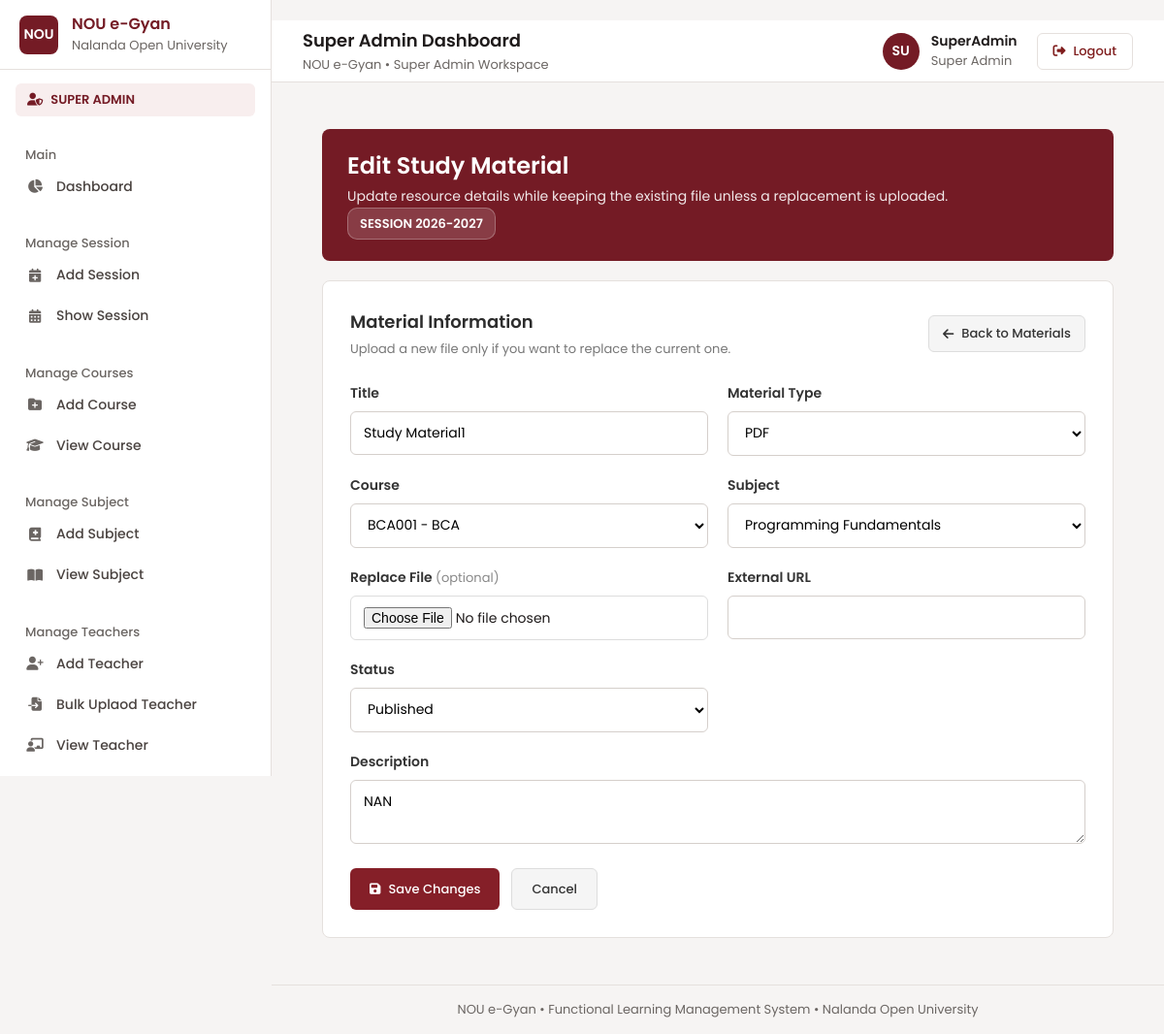
Screenshot of /editsm/1 (signed in) with the database file from the repository.
### myapp/models.py (models this page shows, shortened)
class tbl_StudyMaterial(models.Model):
    id=models.IntegerField(primary_key=True,auto_created=True)
    title = models.CharField(max_length=200)
    material_type = models.CharField(max_length=50)
    course = models.CharField(max_length=100)
    subject = models.CharField(max_length=100)
    material_file = models.FileField(
        upload_to='study_material/',
        null=True,
        blank=True
    )
    external_url = models.URLField(null=True,blank=True)
    status = models.CharField(max_length=20,default='Published')
    description = models.TextField( null=True,blank=True)
    create_by=models.ForeignKey(
        User,
        on_delete=models.SET_NULL,null=True
    )

### myapp/views.py (the view, shortened to what this page needs)
# urls.py: path("editsm/<int:id>",editsm,name="editsm"),
@cache_control(no_cache=True, must_revalidate=True, no_store=True)
@login_required
def editsm(request,id):
    material = get_object_or_404(tbl_StudyMaterial, id=id)
    courses = tbl_course.objects.all()
    subjects = tbl_subject.objects.all()
    return render(request,"superadmin/editsm.html",{"material": material,"courses": courses,"subjects": subjects})

### myapp/templates/superadmin/editsm.html (shortened to what this page needs)
{% extends 'superadmin/base.html' %}
{% block content %}
<div class="study-page">
    <section class="study-hero">
        <h1>Edit Study Material</h1>
        <p>
            Update resource details while keeping the existing file
            unless a replacement is uploaded.
        </p>
        <span class="session-tag">
            SESSION 2026-2027
        </span>
    </section>
    <div class="form-card">
        <div class="section-head">
            <div>
                <h2>Material Information</h2>
                <p>
                    Upload a new file only if you want to replace
                    the current one.
                </p>
            </div>
            <a
                href="{% url 'viewsm' %}"
                class="btn btn-light btn-sm"
            >
                <i class="fa-solid fa-arrow-left"></i>
                Back to Materials
            </a>
        </div>
        <form
            method="POST"
            enctype="multipart/form-data"
        >
            <div class="form-grid">
                <div class="field">
                    <label>
                        Title
                    </label>
                    <input
                        type="text"
                        name="title"
                        value="{{ material.title }}"
                        required
                    >
                </div>
                <div class="field">
                    <label>
                        Material Type
                    </label>
                    <select name="material_type">
                        <option
                            value="PDF"
                            {% if material.material_type == "PDF" %}
                                selected
                            {% endif %}
                        >
                            PDF
                        </option>
                    </select>
                </div>
                <div class="field">
                    <label>
                        Course
                    </label>
                    <select
                        name="course"
                        required
                    >
                        {% for course in courses %}
                        <option
                            value="{{ course.course_name }}"
                        >
                            {{ course.course_code }} -
                        </option>
                        {% endfor %}
                    </select>
                </div>
                <div class="field">
                    <label>
                        Subject
                    </label>
                    <select
                        name="subject"
                        required
                    >
                        {% for subject in subjects %}
                        <option
                            value="{{ subject.subject_name }}"
                        >
                            {{ subject.subject_name }}
                        </option>
                        {% endfor %}
                    </select>
                </div>
                <div class="field">
                    <label>
                        Replace File
                        <small>(optional)</small>
                    </label>
                    <input
                        type="file"
                        name="file"
                    >
                </div>
                <div class="field">
                    <label>
                        External URL
                    </label>
                    <input
                        type="url"
                        name="external_url"
                        value="{{ material.external_url|default:'' }}"
                    >
                </div>
                <div class="field">
                    <label>
                        Status
                    </label>
                    <select name="status">
                        <option
                            value="Published"
                            {% if material.status == "Published" %}
                                selected
                            {% endif %}
                        >
                            Published
                        </option>
                    </select>
                </div>
                <div class="field full">
                    <label>
                        Description
                    </label>
                    <textarea
                        name="description"
                    >{{ material.description|default:'' }}</textarea>
                </div>
            </div>
            <div class="form-actions">
                <button
                    class="btn"
                    type="submit"
                >
                    <i class="fa-solid fa-floppy-disk"></i>
                    Save Changes
                </button>
                <a
                    class="btn btn-light"
                    href="{% url 'viewsm' %}"
                >
                    Cancel
                </a>
            </div>
        </form>
    </div>
</div>
{% endblock %}

### myapp/templates/superadmin/base.html (style rules this page uses)
* { margin: 0; padding: 0; box-sizing: border-box; }
html, body { width: 100%; min-height: 100%; }
body { font-family: "Poppins", sans-serif; background: #f4f6f9; color: #1e293b; }
a { text-decoration: none; }

### myapp/templates/partials/poppins.html (style rules this page uses)
:root { --font-poppins: "Poppins", system-ui, -apple-system, "Segoe UI", Roboto, sans-serif; --fw-light: 300; --fw-regular: 400; --fw-medium: 500; --fw-semibold: 600; --fw-bold: 700; --fw-extrabold: 800; }
html, body, button, input, select, textarea, optgroup, option, table, caption, th, td, h1, h2, h3, h4, h5, h6, p, a, span, div, label, ul, ol, li, dl, dt, dd, small, strong, b, em, legend, summary, figcaption, blockquote, section, header, footer, nav, main, aside, article, form, fieldset { font-family: var(--font-poppins); }
html { -webkit-text-size-adjust: 100%; text-size-adjust: 100%; }
body { font-weight: var(--fw-regular); -webkit-font-smoothing: antialiased; -moz-osx-font-smoothing: grayscale; text-rendering: optimizeLegibility; -webkit-tap-highlight-color: transparent; }

### myapp/templates/superadmin/editsm.html (style rules this page uses)
.study-page { max-width: 1200px; margin: 0 auto; padding: 20px; }
.study-hero { background: #661620; color: white; border-radius: 10px; padding: 32px; margin-bottom: 25px; box-shadow: none; }
.hero-eyebrow span, .session-tag { display: inline-block; background: rgba(255, 255, 255, 0.15); border: 1px solid rgba(255, 255, 255, 0.25); padding: 6px 12px; border-radius: 10px; font-size: 13px; font-weight: 600; }
.study-hero h1 { margin: 10px 0 8px; font-size: 28px; font-weight: 600; }
.study-hero p { margin: 0 0 15px; opacity: 0.9; font-size: 14px; }
.form-card { background: #fff; border-radius: 10px; padding: 28px; box-shadow: none; }
.section-head { display: flex; justify-content: space-between; align-items: center; gap: 20px; margin-bottom: 25px; }
.section-head h2 { margin: 0 0 5px; font-size: 20px; color: #2d2d2d; }
.section-head p { margin: 0; color: #777; font-size: 13px; }
.form-grid { display: grid; grid-template-columns: repeat(2, 1fr); gap: 20px; }
.field { display: flex; flex-direction: column; }
.field.full { grid-column: 1 / -1; }
.field label { font-size: 14px; font-weight: 600; color: #333; margin-bottom: 8px; }
.field label small { font-weight: 400; color: #888; }
.field input, .field select, .field textarea { width: 100%; box-sizing: border-box; border: 1px solid #ddd; border-radius: 6px; padding: 11px 13px; font-family: inherit; font-size: 14px; outline: none; background: #fff; transition: 0.2s; }
.field textarea { min-height: 120px; resize: vertical; }
.form-actions { display: flex; gap: 12px; margin-top: 25px; }
.btn { display: inline-flex; align-items: center; justify-content: center; gap: 8px; border: none; background: #851f28; color: white; padding: 11px 20px; border-radius: 6px; text-decoration: none; cursor: pointer; font-family: inherit; font-size: 14px; font-weight: 600; }
.btn-light { background: #f5f5f5; color: #333; border: 1px solid #ddd; }
.btn-sm { padding: 8px 14px; font-size: 13px; }

### rows the page displays
tbl_StudyMaterial: title "Study Material1", material_type "PDF", status "Published", description "NAN"

### other values shown
form field course "BCA001 - BCA"
form field subject "Programming Fundamentals"
